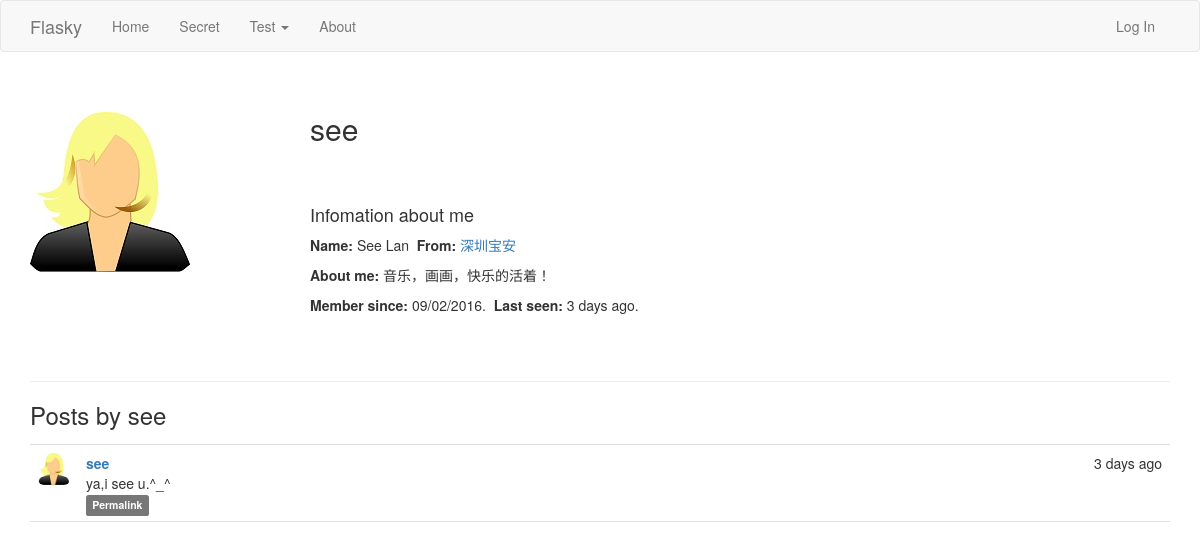
Page /user/see on the earlier database version.
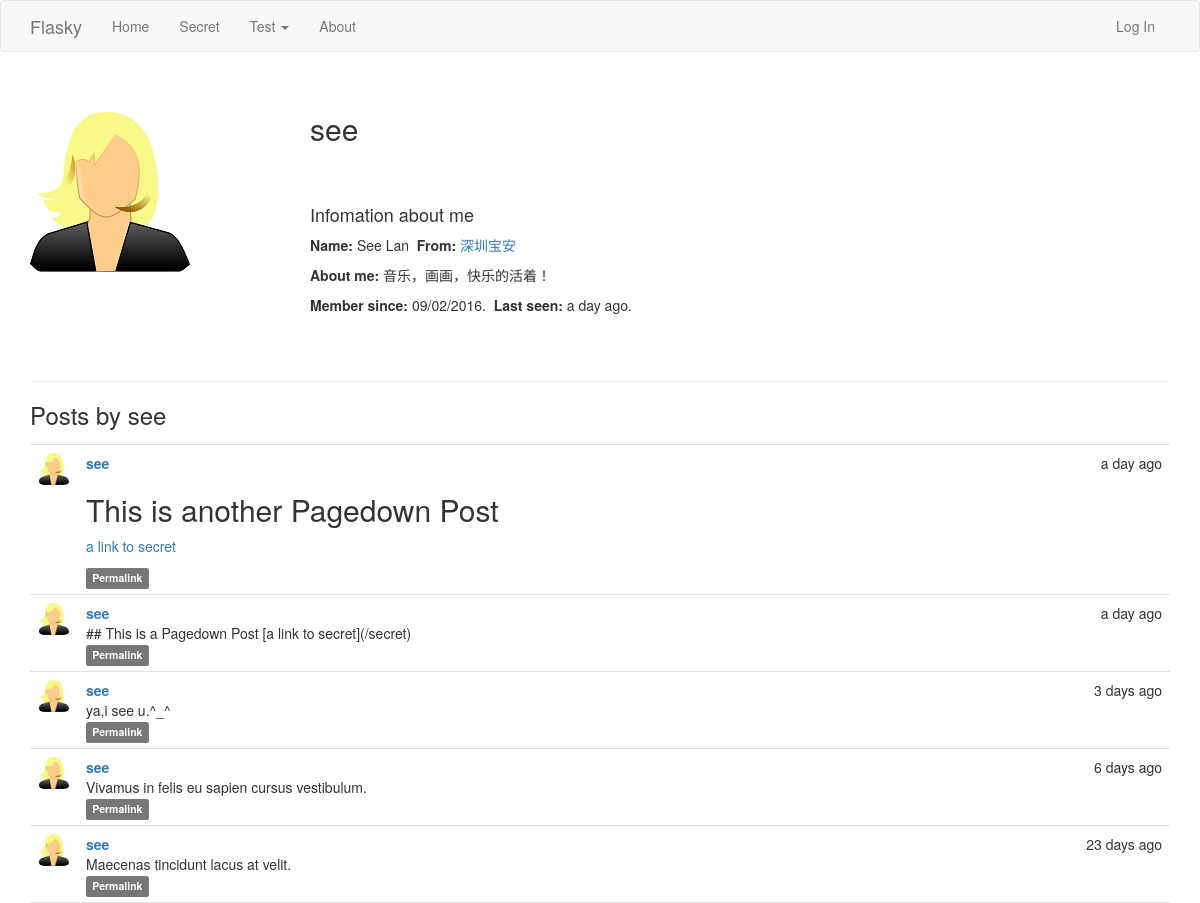
Same page on the later database version.
### app/models.py (models this page shows, shortened)
class User(UserMixin, db.Model):
    __tablename__ = 'users'
    id = db.Column(db.Integer, primary_key=True)
    email = db.Column(db.String(64), unique=True, index=True)
    username = db.Column(db.String(64), unique=True, index=True)
    role_id = db.Column(db.Integer, db.ForeignKey('roles.id'))
    password_hash = db.Column(db.String(128))
    confirmed = db.Column(db.Boolean, default=False)
    name = db.Column(db.String(64))
    sex = db.Column(db.Integer)     # 1.male 2.female 0. none
    location = db.Column(db.String(64))
    about_me = db.Column(db.Text())
    member_since = db.Column(db.DateTime(), default=datetime.utcnow)
    last_seen = db.Column(db.DateTime(), default=datetime.utcnow)
    posts = db.relationship('Post', backref='author', lazy='dynamic')
    @property
    def password(self):
        raise AttributeError('password is not a readable attribute')
    def get_avatar(self):
        if self.sex == 1:
            avatar = 'avatar/male.jpg'
            return avatar
        elif self.sex == 2:
            avatar = 'avatar/female.jpg'
            return avatar
        else:
            avatar = 'avatar/none.jpg'
            return avatar

class Post(db.Model):
    __tablename__ = 'posts'
    id = db.Column(db.Integer, primary_key=True)
    body = db.Column(db.Text)
    timestamp = db.Column(db.DateTime, index=True,default=datetime.utcnow)
    author_id = db.Column(db.Integer, db.ForeignKey('users.id'))
    body_html = db.Column(db.Text)

### app/user/views.py (the view)
@user.route('/<username>')
def user_home(username):
    user = User.query.filter_by(username=username).first()
    if user is None:
        abort(404)
    posts = user.posts.order_by(Post.timestamp.desc()).all()
    return render_template('user/user.html', user=user, posts=posts)

### app/auth/views.py (called while the page is built)
@auth.before_app_request
def before_request():
    if request.endpoint == None:
        return render_template('404.html')
    if current_user.is_authenticated:
        current_user.ping()
        if not current_user.confirmed and  request.endpoint == 'user.secret':
            return redirect(url_for('auth.unconfirmed'))

### app/models.py (called while the page is built)
    def is_administrator(self):
        return False

### app/user/__init__.py (called while the page is built)
@user.app_context_processor
def inject_permissions():
    return dict(Permission=Permission)

### app/templates/user/user.html (shortened to what this page needs)
{% extends "base.html" %}
{% block page_content %}
<div class="page-header">
  <img class="img-rounded profile-thumbnail" src="{{ url_for('static',filename=user.get_avatar()) }}">
  <div class="profile-header">
    <h2>{{ user.username }}</h2>
    <br><br>
    {% if user.name or user.location %}
    <p>
      <h4>Infomation about me</h4>
      <div>
        {% if user.name %}<b>Name: </b>{{ user.name }}{% endif %}
          {% if user.location %}
              &nbsp<b>From: </b> <a href="http://map.baidu.com/?q={{ user.location }} " target="_blank">
            {{ user.location }}</a>
          {% endif %}
      </div>
     </p>
    {% endif %}
  {% if user.about_me %}<p><b>About me: </b>{{ user.about_me }}</p>{% endif %}
  <p>
      <b>Member since: </b> {{ moment(user.member_since).format('L') }}.
      &nbsp<b>Last seen: </b> {{ moment(user.last_seen).fromNow() }}.
  </p>
  </div>
</div>
<h3>Posts by {{ user.username }}</h3>
{% include '_posts.html' %}
{% endblock %}

### app/templates/base.html (shortened to what this page needs)
{% extends "bootstrap/base.html" %}
{% block head %}
{{ super() }}
<link rel="stylesheet" type="text/css" href="{{ url_for('static', filename='styles.css') }}">
{% endblock %}
{% block navbar %}
    <div class="navbar navbar-default navbar-top clearfix">
    <div class="container clearfix">
        <div class="navbar-header">
            <a class="navbar-brand" href="{{ url_for('main.index') }}">Flasky</a>
        </div>
        <div class="navbar-collapse collapse">
            <ul class="nav navbar-nav">
                <li><a href="{{ url_for('main.index') }}">Home</a></li>
                <li><a href="{{ url_for('user.secret') }}">Secret</a></li>
                <li class="dropdown">
                <a href="#" class="dropdown-toggle" data-toggle="dropdown">Test <b class="caret"></b></a>
                </li>
                <li><a href="{{ url_for('main.about') }}">About</a></li>
            </ul>
            <ul class="nav navbar-nav navbar-right">
                {% if current_user.is_authenticated %}
                <li class="dropdown">
                    <a href="#" class="dropdown-toggle" data-toggle="dropdown">Account <b class="caret"></b></a>
                    <ul class="dropdown-menu">
                        <!--<li><a href=" url_for('auth.change_password') }}">Change Password</a></li>
                        <li><a href=" url_for('auth.change_email_request') }}">Change Email</a></li>-->
                        <li><a href="{{ url_for('user.user_home',username=current_user.username) }}">MyInfo</a></li>
                        <li><a href="{{ url_for('auth.change_password') }}">Change Password</a></li>
                        <li><a href="{{ url_for('auth.change_email_request') }}">Change Email</a></li>
                        <li><a href="{{ url_for('auth.logout') }}">Log Out</a></li>
                    </ul>
                </li>
                {% else %}
                <li><a href="{{ url_for('auth.login') }}">Log In</a></li>
                {% endif %}
            </ul>
        </div>
    </div>
</div>
{% endblock %}
{% block content %}
<div class="container">
    {% block page_content %}{% endblock %}
</div>
{% endblock %}

### app/templates/_posts.html
<ul class="posts">
            {% for post in posts %}
            <li class="post">
                <div class="post-thumbnail">
                    <a href="{{ url_for('user.user_home',username=post.author.username) }}">
                        <img class="img-rounded profile-thumbnail0" src="{{ url_for('static',filename=post.author.get_avatar()) }}" with="32" height="32">
                    </a>
                </div>
                <div class="post-content">
                    <div class="post-date">{{ moment(post.timestamp).fromNow() }}</div>
                    <div class="post-author"><a href="{{ url_for('user.user_home',username=post.author.username) }}">{{ post.author.username }}</a></div>
                    <div class="post-body">
                        {% if post.body_html %}
                            {{ post.body_html | safe }}
                        {% else %}
                            {{ post.body }}
                        {% endif %}
                    </div>
                    <div class="post-footer">
                        <a href="{{url_for('main.post', id=post.id) }}">
                            <span class="label label-default">Permalink</span>
                        </a>
                    </div>
                </div>
            </li>
            {% endfor %}
</ul>

### app/static/styles.css (style rules this page uses)
.profile-thumbnail { position: absolute; }
.profile-header { min-height: 260px; margin-left: 280px; }
ul.posts { list-style-type: none; padding: 0px; margin: 16px 0px 0px 0px; border-top: 1px solid #e0e0e0; }
ul.posts li.post { padding: 8px; border-bottom: 1px solid #e0e0e0; }
div.post-date { float: right; }
div.post-author { font-weight: bold; }
div.post-thumbnail { position: absolute; }
div.post-content { margin-left: 48px; min-height: 48px; }

Differences in the rows shown:
changed User "see": last_seen "3 days ago" → "a day ago"
added Post: timestamp "a day ago", author.username "see", body_html "This is another Pagedown Post a link to secret"
added Post: timestamp "a day ago", author.username "see", body "## This is a Pagedown Post [a link to secret](/secret)"
added Post: timestamp "6 days ago", author.username "see", body "Vivamus in felis eu sapien cursus vestibulum."
added Post: timestamp "23 days ago", author.username "see", body "Maecenas tincidunt lacus at velit."
